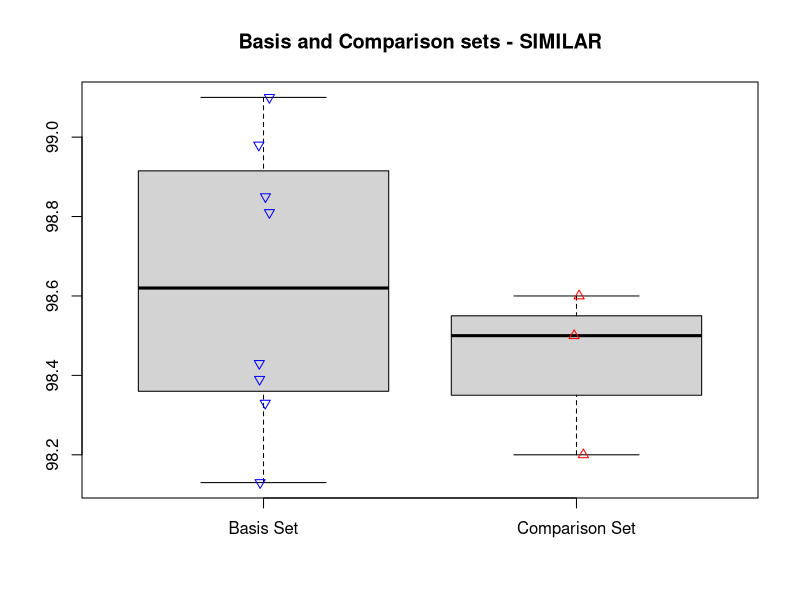
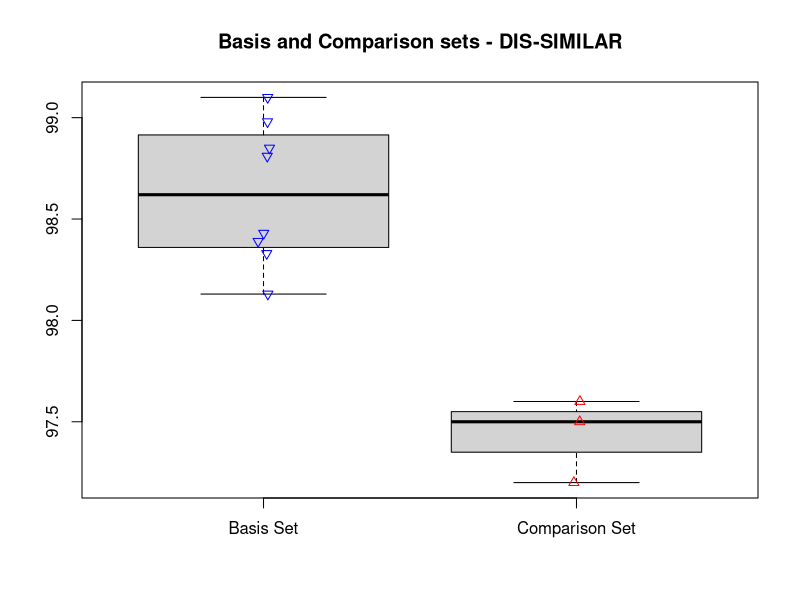

Source code (R) for these figures, in order:
## ---- chunk 1
knitr::opts_chunk$set(warning = FALSE, message = FALSE, fig.pos = 'h')
## ---- chunk 2

# Install necessary package if not already installed
if (!requireNamespace("stats", quietly = TRUE)) {
    install.packages("stats")
}

# Load the stats package
library(stats)

# Data Sets
n_index <- c(1,2,3,4,5,6,7,8)
basis_set <- c(98.13, 98.39, 98.85, 98.43, 98.33, 98.98, 98.81, 99.1)
comparison_set <- c(98.60, 98.50, 98.20)
max_length <- max(length(basis_set), length(comparison_set))

length(n_index) <- max_length
length(basis_set) <- max_length                      
length(comparison_set) <- max_length 

non_param_set = cbind(n_index, basis_set, comparison_set)

np_data <- data.frame(basis_set, comparison_set) 

np_data
## ---- chunk 3
# table of values
knitr::kable(non_param_set, align = "ccc", caption = "Non-parametric Test Set")

# Boxplot
boxplot(np_data, names=c("Basis Set", "Comparison Set"))
title(main="Basis and Comparison sets - SIMILAR")

# Adding jittered points
points(jitter(rep(1, length(np_data$basis_set))), np_data$basis_set, col="blue", pch=25)
points(jitter(rep(2, length(np_data$comparison_set))), np_data$comparison_set, col="red", pch=24)
## ---- chunk 4
# Mann-Whitney U Test
u_test_result <- wilcox.test(basis_set, comparison_set, alternative = "two.sided")

# Output the results
cat("Mann-Whitney U Test Results:\n")
cat("note - this is Mann-Whitney result, not Wilcoxon, \n")
print(u_test_result)
## ---- chunk 5

# Install necessary package if not already installed
if (!requireNamespace("stats", quietly = TRUE)) {
    install.packages("stats")
}

# Load the stats package
library(stats)

# Data Sets
n_index <- c(1,2,3,4,5,6,7,8)
basis_set <- c(98.13, 98.39, 98.85, 98.43, 98.33, 98.98, 98.81, 99.1)
comparison_set <- c(97.60, 97.50, 97.20)
max_length <- max(length(basis_set), length(comparison_set))

length(n_index) <- max_length
length(basis_set) <- max_length                      
length(comparison_set) <- max_length 

non_param_set = cbind(n_index, basis_set, comparison_set)

np_data <- data.frame(basis_set, comparison_set) 
## ---- chunk 6
# table of values
knitr::kable(non_param_set, align = "ccc", caption = "Non-parametric Test Set")

# Boxplot
boxplot(np_data, names=c("Basis Set", "Comparison Set"))
title(main="Basis and Comparison sets - DIS-SIMILAR")

# Adding jittered points
points(jitter(rep(1, length(np_data$basis_set))), np_data$basis_set, col="blue", pch=25)
points(jitter(rep(2, length(np_data$comparison_set))), np_data$comparison_set, col="red", pch=24)
## ---- chunk 7
# Mann-Whitney U Test
u_test_result <- wilcox.test(basis_set, comparison_set, alternative = "two.sided")

# Output the results
cat("Mann-Whitney U Test Results:\n")
print(u_test_result)

